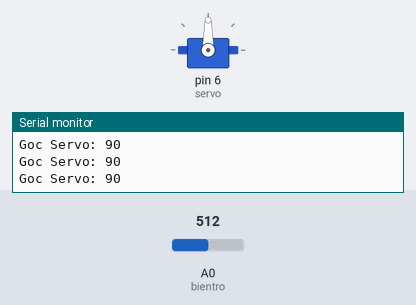
Bench run of a sketch on a simulated Arduino Uno, built with avr-gcc and run on an emulated ATmega328P. Shown: servo, the last lines printed to the serial monitor. The test bench sets the inputs (shaded band); at power-on: A0 (bientro) = 512.

Above: at 1.2 s.
1.3 s: A0 (bientro) set to 716
At 2.7 s:
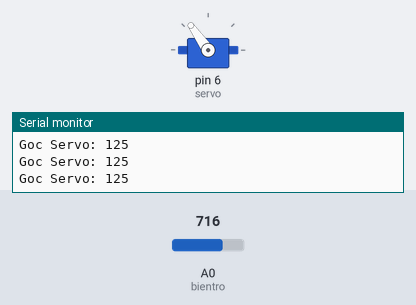
3.0 s: A0 (bientro) set to 900
At 4.0 s:
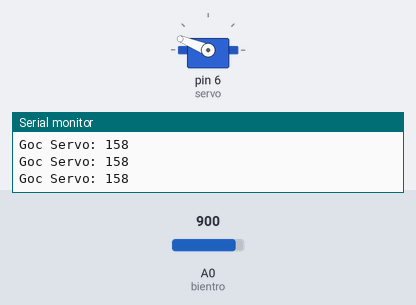
4.5 s: A0 (bientro) set to 1023
At 5.2 s:
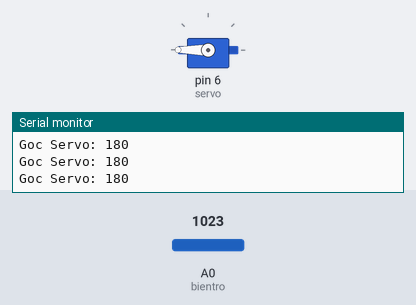
6.0 s: A0 (bientro) set to 306
At 6.5 s:
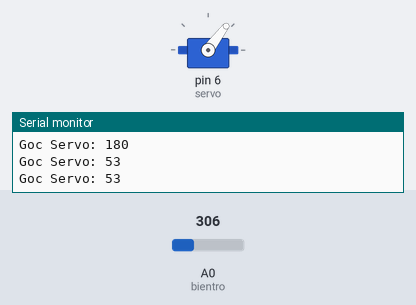
7.5 s: A0 (bientro) set to 122
At 8.7 s:
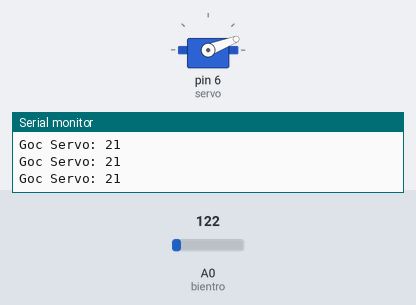
9.0 s: A0 (bientro) set to 0
At 10.1 s:
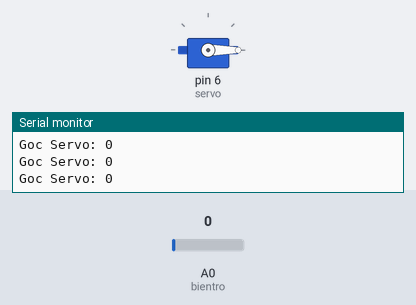
Timing chart, 0 to 11.5 s (numbered marks = the images above; inputs shaded):
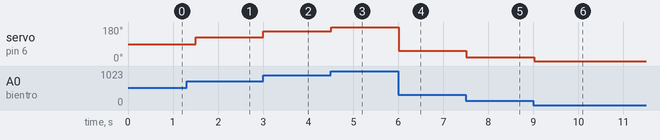

The sketch:

Code_Dieu_Khien_Servo.ino
```cpp
/*=================================================================================================
 *                                     BANLINHKIEN.COM                                            *
 ==================================================================================================
                         HƯỚNG DẪN ĐIỀU KHIỂN ĐỘNG CƠ SERVO BẰNG BIẾN TRỞ
 ==================================================================================================
 Đấu nối:
*  Servo        Arduino
    Đỏ            5V
   Nâu            GND
   Cam            A0
* Chân tín hiệu của biến trở nối với chân D6 của Arduino


===================================================================================================
*/

#include <Servo.h>                    // Thêm thư viện Servo.h vào chương trình.

Servo myservo;                        // Tạo biến myServo của Động cơ Servo
int servo = 6;                        // Khởi tạo và gán tín hiệu điều khiển Servo chân 6 trêm Arduino
int bientro = A0;                     // Khởi tạo và gán chân tín hiệu biến trở là A0 trên Arduino
int gtbientro;                        // Lưu giá trị đọc từ biến trở
int vtservo;                          // Lưu giá trị đọc từ biến trở chuyển đổi sang góc 0-180 độ

void setup()
{
  myservo.attach(servo);              //myServo được liên kết với pin tại vị trí servo = 6(Chân 6))
  Serial.begin(9600);
}

void loop()
{
  gtbientro = analogRead (bientro);   //Đọc giá trị của biến trở
  vtservo = map (gtbientro,0,1023,0,180);
  myservo.write(vtservo);
  Serial.print("Goc Servo: ");
  Serial.println(vtservo);
  delay(300);

}
```

Measured:
- after the input at 1.3 s, servo on pin 6 (servo): 90° → 125° after 0.20 s
- after the input at 3.0 s, servo on pin 6 (servo): 125° → 158° at once
- after the input at 4.5 s, servo on pin 6 (servo): 158° → 180° at once
- after the input at 6.0 s, servo on pin 6 (servo): 180° → 53° at once
- after the input at 7.5 s, servo on pin 6 (servo): 53° → 21° at once
- after the input at 9.0 s, servo on pin 6 (servo): 21° → 0° at once
